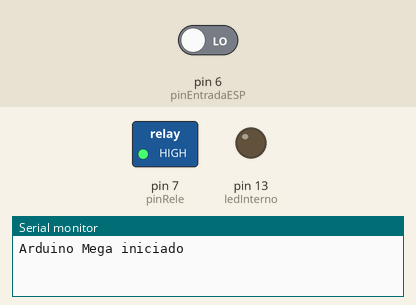
The sketch below on a simulated Arduino Mega 2560, built with avr-gcc and run on an emulated ATmega2560. Parts: switched loads named in the sketch (green lamp = pin HIGH), output pins drawn as LEDs (lit = HIGH), the last lines printed to the serial monitor. The inputs (shaded band) are chosen by the test bench; at power-on: pin 6 (pinEntradaESP) LOW.

Above: at 1.2 s.
1.3 s: pin 6 (pinEntradaESP) driven HIGH
At 1.6 s:
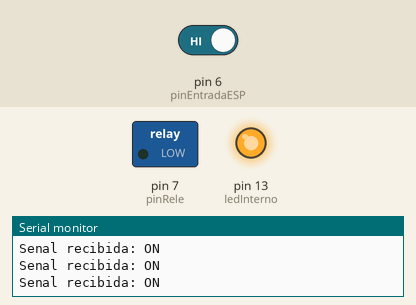
2.8 s: pin 6 (pinEntradaESP) driven LOW
At 3.2 s:
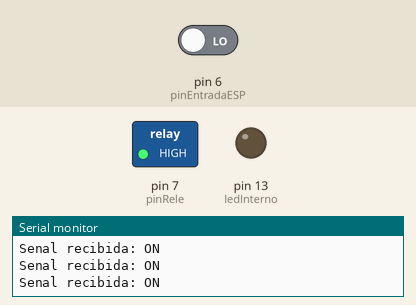
Timing chart, 0 to 5.8 s (numbered marks = the images above; inputs shaded):
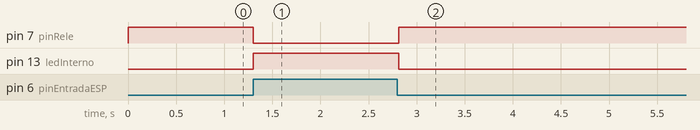

The sketch:

arduino_mega_receptor.ino.ino
```cpp
const int pinEntradaESP = 6;
const int pinRele = 7;
const int ledInterno = 13;

void setup() {
  Serial.begin(9600);

  pinMode(pinEntradaESP, INPUT);
  pinMode(ledInterno, OUTPUT);

  // Primero establecemos el estado de reposo del relé.
  // HIGH = relé apagado (módulo Active LOW).
  digitalWrite(pinRele, HIGH);
  pinMode(pinRele, OUTPUT);

  // LED interno apagado al iniciar.
  digitalWrite(ledInterno, LOW);

  Serial.println("Arduino Mega iniciado");
}

void loop() {
  int estadoESP = digitalRead(pinEntradaESP);

  if (estadoESP == HIGH) {
    // El ESP32 solicita activar la electroválvula.
    digitalWrite(ledInterno, HIGH);
    digitalWrite(pinRele, LOW);

    Serial.println("Senal recibida: ON");
  } else {
    // El ESP32 solicita desactivar la electroválvula.
    digitalWrite(ledInterno, LOW);
    digitalWrite(pinRele, HIGH);
  }
}
```

Measured:
- after the input at 1.3 s, pin 7 (pinRele): HIGH → LOW at once; pin 13 (ledInterno): LOW → HIGH at once
- after the input at 2.8 s, pin 7 (pinRele): LOW → HIGH at once; pin 13 (ledInterno): HIGH → LOW at once
